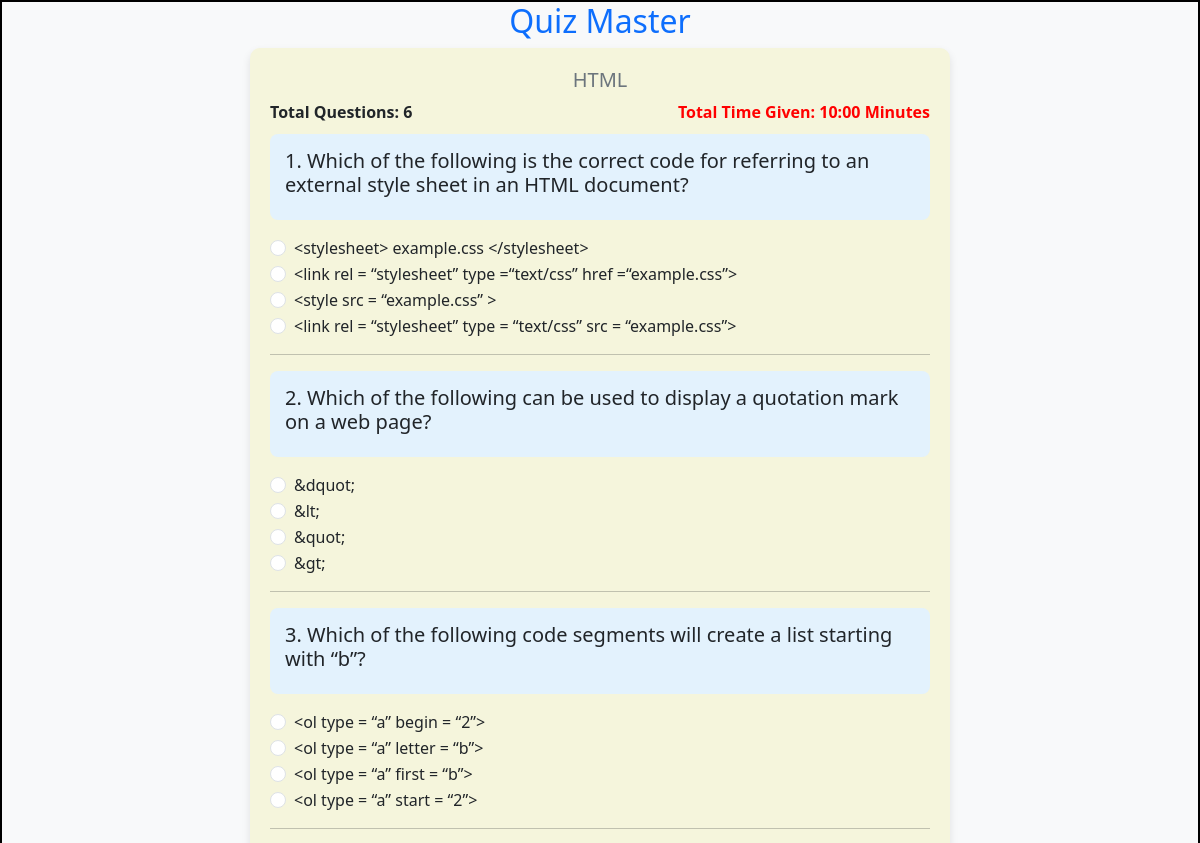
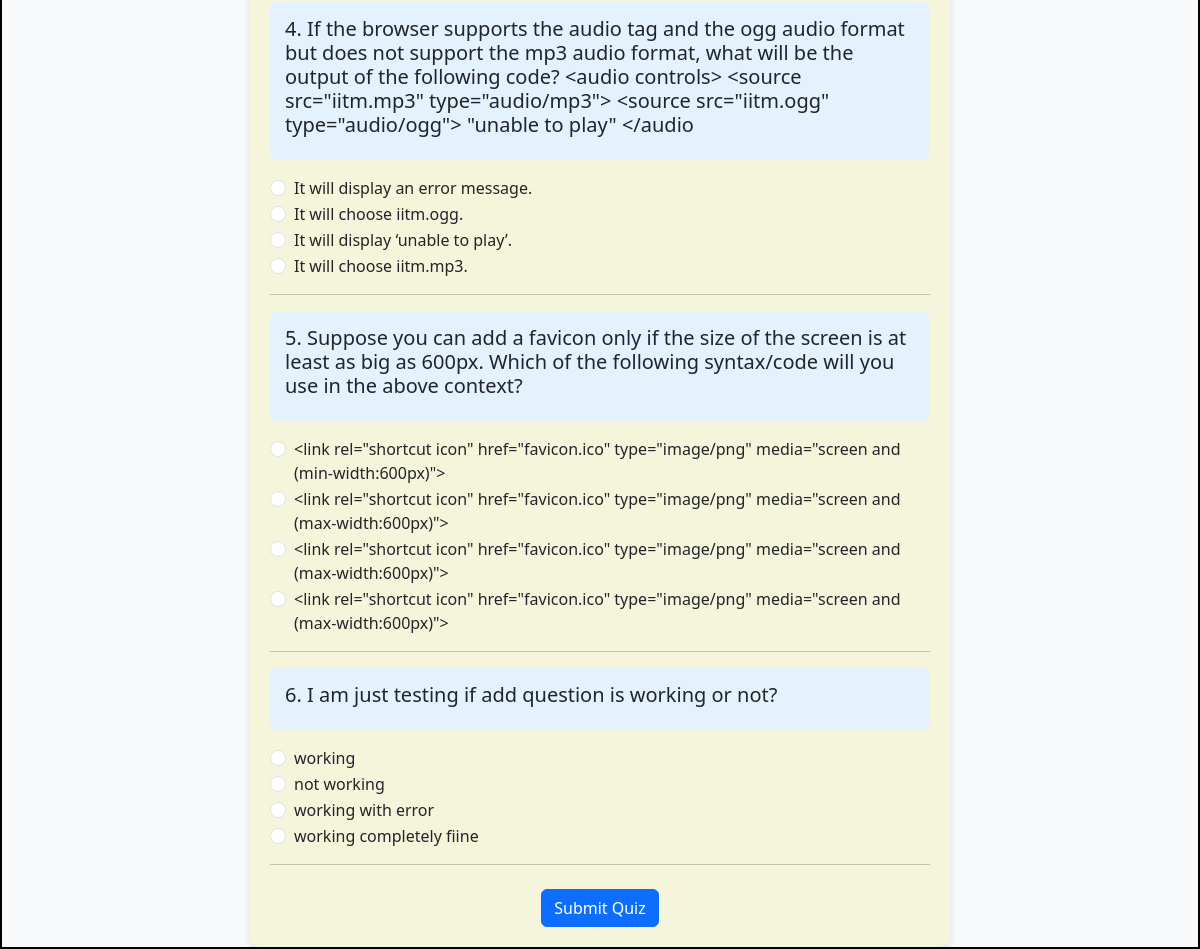
The page /quiz_exam/1/HTML on the database its author committed (2 pictures, top to bottom).
### models/models.py (models this page shows)
class Quiz(db.Model):
    id=db.Column(db.Integer,primary_key=True)
    name = db.Column(db.String,unique=True,nullable=False)
    Chapter_id = db.Column(db.Integer,db.ForeignKey("chapter.id"),nullable=False)
    date_of_quiz = db.Column(db.Date(),nullable=False)
    time_duration = db.Column(db.Time(),nullable =False)
    remarks=db.Column(db.String)
    scores= db.relationship("Score",cascade="all,delete",backref="quiz",lazy=True)
    questions = db.relationship("Question",cascade="all,delete",backref="quiz",lazy=True)

class Question(db.Model):
    id=db.Column(db.Integer,primary_key=True)
    quiz_id = db.Column(db.Integer,db.ForeignKey("quiz.id"),nullable=False)
    question_title = db.Column(db.String,nullable=False)
    question_statement = db.Column(db.String,nullable=False)
    option1 = db.Column(db.String,nullable=False)
    option2 = db.Column(db.String,nullable=False)
    option3 = db.Column(db.String,nullable=False)
    option4 = db.Column(db.String,nullable=False)
    correct_option = db.Column(db.Integer,nullable=False)

### controllers/controller.py (the view, shortened to what this page needs)
@app.route("/quiz_exam/<id>/<name>", methods=["GET", "POST"])
def give_quiz(id, name):
    quiz = Quiz.query.filter_by(id=id).first()
    questions = Question.query.filter_by(quiz_id=quiz.id).all()
    ti_me = str(quiz.time_duration)
    ti_me = ti_me[:-3]
    total_questions = len(questions)
    return render_template("quiz.html", quiz=quiz, name=name, questions=questions, total=total_questions,ti_me=ti_me)

### templates/quiz.html (shortened to what this page needs)
<!DOCTYPE html>
<html lang="en">
<head>
    <link rel="stylesheet" href="/static/css/style.css">
    <link href="https://cdn.jsdelivr.net/npm/bootstrap@5.3.3/dist/css/bootstrap.min.css" rel="stylesheet">
</head>
<body>
    <div id="container" >
        <h2 class="text-primary text-center">Quiz Master</h2>
        <div class="quiz-container" style="background-color: beige;">
            <h5 class="text-center text-secondary">{{ quiz.name }}</h5>
            <div style="display: flex; justify-content: space-between;">
                <strong>Total Questions: {{ total }}</strong>
                <strong style="color: red;">Total Time Given: {{ ti_me }} Minutes</strong>
            </div>
            <form action="/quiz_exam/{{quiz.id}}/{{name}}"  method="POST" style="margin-top: 10px;">
                {% for question in questions %}
                    <div class="question-box mb-3">
                        <h5>{{ loop.index }}. {{ question.question_statement }}</h5>
                    </div>
                    <div class="mb-3">
                        <div class="form-check">
                            <input class="form-check-input" type="radio" name="{{ question.id }}" value="1" id="option1-{{ question.id }}">
                            <label class="form-check-label" for="option1-{{ question.id }}">{{ question.option1 }}</label>
                        </div>
                        <div class="form-check">
                            <input class="form-check-input" type="radio" name="{{ question.id }}" value="2" id="option2-{{ question.id }}">
                            <label class="form-check-label" for="option2-{{ question.id }}">{{ question.option2 }}</label>
                        </div>
                        <div class="form-check">
                            <input class="form-check-input" type="radio" name="{{ question.id }}" value="3" id="option3-{{ question.id }}">
                            <label class="form-check-label" for="option3-{{ question.id }}">{{ question.option3 }}</label>
                        </div>
                        <div class="form-check">
                            <input class="form-check-input" type="radio" name="{{ question.id }}" value="4" id="option4-{{ question.id }}">
                            <label class="form-check-label" for="option4-{{ question.id }}">{{ question.option4 }}</label>
                        </div>
                    </div>
                    <hr>
                {% endfor %}
                <div class="text-center mt-4">
                    <button type="submit" class="btn btn-primary">Submit Quiz</button>
                </div>
            </form>
        </div>
    </div>
</body>
</html>

### static/css/style.css (style rules this page uses)
* { margin: 0px }
#container { border: 2px solid black; margin: auto; min-height: 729px; width: 100%; }

### templates/quiz.html (style rules this page uses)
body { background-color: #f8f9fa; }
.quiz-container { max-width: 700px; margin: auto; background: white; padding: 20px; border-radius: 10px; box-shadow: 0 4px 8px rgba(0, 0, 0, 0.1); }
.question-box { background: #e3f2fd; padding: 15px; border-radius: 8px; font-weight: bold; }
.form-check { text-align: left; }

### rows shown on the page
Quiz: name "HTML"
Question: question_statement "Which of the following is the correct code for referring to an external style sheet in an HTML document?", option1 "<stylesheet> example.css </stylesheet>", option2 "<link rel = “stylesheet” type =“text/css” href =“example.css”>", option3 "<style src = “example.css” >", option4 "<link rel = “stylesheet” type = “text/css” src = “example.css”>"
Question: question_statement "Which of the following can be used to display a quotation mark on a web page?", option1 "&dquot;", option2 "&lt;", option3 "&quot;", option4 "&gt;"
Question: question_statement "Which of the following code segments will create a list starting with “b”?", option1 "<ol type = “a” begin = “2”>", option2 "<ol type = “a” letter = “b”>", option3 "<ol type = “a” first = “b”>", option4 "<ol type = “a” start = “2”>"
Question: question_statement "If the browser supports the audio tag and the ogg audio format but does not support the mp3 audio format, what will be the output of the following code? <audio controls> <source src=\"iitm.mp3\" type=\"audio/mp3\"> <source src=\"iitm.ogg\" type=\"audio/ogg\"> \"unable to play\" </audio", option1 "It will display an error message.", option2 "It will choose iitm.ogg.", option3 "It will display ‘unable to play’.", option4 "It will choose iitm.mp3."
Question: question_statement "Suppose you can add a favicon only if the size of the screen is at least as big as 600px. Which of the following syntax/code will you use in the above context?", option1 "<link rel=\"shortcut icon\" href=\"favicon.ico\" type=\"image/png\" media=\"screen and (min-width:600px)\">", option2 "<link rel=\"shortcut icon\" href=\"favicon.ico\" type=\"image/png\" media=\"screen and (max-width:600px)\">", option3 "<link rel=\"shortcut icon\" href=\"favicon.ico\" type=\"image/png\" media=\"screen and (max-width:600px)\">", option4 "<link rel=\"shortcut icon\" href=\"favicon.ico\" type=\"image/png\" media=\"screen and (max-width:600px)\">"
Question: question_statement "I am just testing if add question is working or not?", option1 "working", option2 "not working", option3 "working with error", option4 "working completely fiine"

### other values the page prints
{{ total }} "6"
{{ ti_me }} "10:00"
